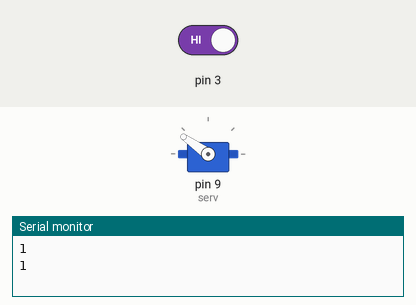
Simulated run of this sketch. Board: Arduino Uno, built with avr-gcc and run on an emulated ATmega328P. Parts: servo, the last lines printed to the serial monitor. The inputs (shaded band) are chosen by the test bench; at power-on: pin 3 HIGH. Random numbers use the default seed unless the sketch sets one.

Above: at 1.8 s.
1.9 s: pin 3 driven LOW
At 2.7 s:
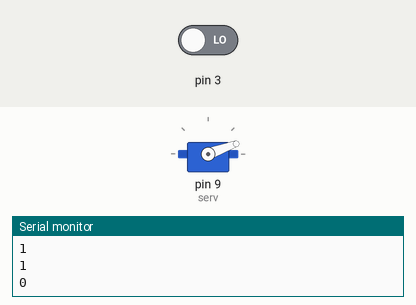
At 16.3 s:
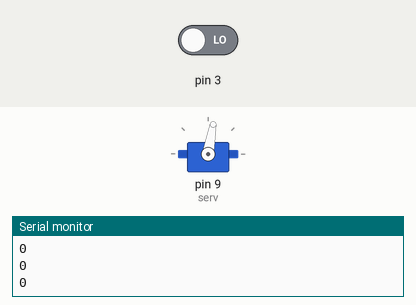
Timing chart, 0 to 31.5 s (numbered marks = the images above; inputs shaded):
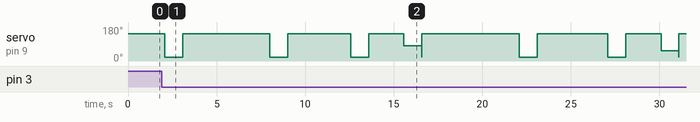

The sketch:

Useless_Machine.ino
```cpp
/*
Author: Jordan Anderson
GitHub: https://github.com/Jordan-M-Anderson
Date: 6/13/2021
Program:
This program is for an Arduino Uno 'Useless Machine.' I modeled and printed a case for the arduino and used a
SPDT switch and a servo motor. The program handles motor functions and gives the machine some personality.
*/
#include <Servo.h>

Servo serv;

int servoDelay = 1000;
int smallDelay = 10;
int randStart;
int servoMax = 145;
int servoMin = 20;

void setup() {
  // put your setup code here, to run once:
  Serial.begin(9600);
  serv.attach(9);
  serv.write(servoMax);
}

void loop() {
  // put your main code here, to run repeatedly:
  int servoDelay = 1000;
  randStart = random(5000);

  //Debug for the switch
  Serial.println(digitalRead(3));

  if (digitalRead(3) != HIGH) {

    //modes for flipping the switch
    switch(random(3)){
      case 0:
      for(int i = servoMax; i >= servoMin; i -= 1){

        serv.write(i);
        delay(smallDelay);

      }
      break;
      case 1:
      for(int i = servoMax; i >= servoMin; i -= random(50, 125)){

        serv.write(i);
        delay(servoDelay);

      }
      break;
      case 2:
      delay(randStart);
      serv.write(servoMin);
      delay(servoDelay);
      break;
      default:
      delay(smallDelay);
      serv.write(servoMin);
      delay(servoDelay);
    }
    serv.write(servoMin);
    delay(smallDelay);

  }
  serv.write(servoMax);
  delay(servoDelay);
}
```

Measured:
- after the input at 1.9 s, servo on pin 9 (serv): 145° → 20° after 0.17 s, → 145° 1.0 s later, → 20° 4.9 s later, → 145° 1.0 s later, … (16 changes in this stretch)
